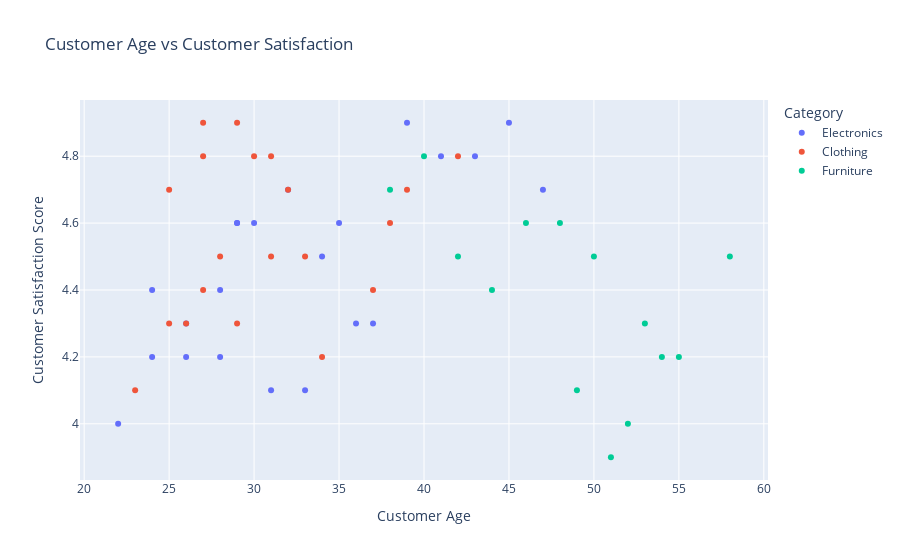

Notebook code for this chart:
### Markdown cell above
### Scatter Plot

### Code cell
fig = px.scatter(
    df,
    x='Customer_Age',
    y='Customer_Satisfaction',
    title='Customer Age vs Customer Satisfaction',
    labels={'Customer_Age': 'Customer Age', 'Customer_Satisfaction': 'Customer Satisfaction Score'},
    color='Category',  ## will colour points based on category
    hover_data=['Product']  ## defines additional info on hover
)

fig.show()

### Figure 1 — Plotly figure (JSON) as saved in the notebook; plotly's stock layout.template omitted (floating-point values rounded to 4 significant figures)
{"data": [{"customdata": [["Laptop"], ["Phone"], ["Tablet"], ["Headphones"], ["Laptop"], ["Phone"], ["Tablet"], ["Headphones"], ["Laptop"], ["Phone"], ["Tablet"], ["Headphones"], ["Laptop"], ["Phone"], ["Tablet"], ["Headphones"], ["Laptop"], ["Phone"], ["Tablet"], ["Headphones"], ["Laptop"], ["Phone"]], "hovertemplate": "Category=Electronics<br>Customer Age=%{x}<br>Customer Satisfaction Score=%{y}<br>Product=%{customdata[0]}<extra></extra>", "legendgroup": "Electronics", "marker": {"color": "#636efa", "symbol": "circle"}, "mode": "markers", "name": "Electronics", "orientation": "v", "showlegend": true, "type": "scatter", "x": [34, 28, 29, 31, 45, 22, 26, 24, 41, 35, 32, 26, 43, 36, 30, 28, 47, 33, 24, 29, 39, 37], "xaxis": "x", "y": [4.5, 4.2, 4.6, 4.1, 4.9, 4.0, 4.3, 4.2, 4.8, 4.6, 4.7, 4.2, 4.8, 4.3, 4.6, 4.4, 4.7, 4.1, 4.4, 4.6, 4.9, 4.3], "yaxis": "y"}, {"customdata": [["Jacket"], ["Shoes"], ["Shirt"], ["Pants"], ["Dress"], ["Jacket"], ["Shoes"], ["Shirt"], ["Pants"], ["Dress"], ["Jacket"], ["Shoes"], ["Shirt"], ["Pants"], ["Dress"], ["Jacket"], ["Shoes"], ["Shirt"], ["Pants"], ["Dress"]], "hovertemplate": "Category=Clothing<br>Customer Age=%{x}<br>Customer Satisfaction Score=%{y}<br>Product=%{customdata[0]}<extra></extra>", "legendgroup": "Clothing", "marker": {"color": "#EF553B", "symbol": "circle"}, "mode": "markers", "name": "Clothing", "orientation": "v", "showlegend": true, "type": "scatter", "x": [42, 25, 27, 33, 30, 39, 28, 23, 29, 27, 37, 31, 25, 34, 29, 38, 27, 26, 32, 31], "xaxis": "x", "y": [4.8, 4.3, 4.4, 4.5, 4.8, 4.7, 4.5, 4.1, 4.3, 4.9, 4.4, 4.5, 4.7, 4.2, 4.9, 4.6, 4.8, 4.3, 4.7, 4.8], "yaxis": "y"}, {"customdata": [["Chair"], ["Desk"], ["Table"], ["Bookshelf"], ["Chair"], ["Desk"], ["Table"], ["Bookshelf"], ["Chair"], ["Desk"], ["Table"], ["Bookshelf"], ["Chair"], ["Desk"]], "hovertemplate": "Category=Furniture<br>Customer Age=%{x}<br>Customer Satisfaction Score=%{y}<br>Product=%{customdata[0]}<extra></extra>", "legendgroup": "Furniture", "marker": {"color": "#00cc96", "symbol": "circle"}, "mode": "markers", "name": "Furniture", "orientation": "v", "showlegend": true, "type": "scatter", "x": [51, 38, 55, 48, 52, 44, 58, 46, 49, 40, 53, 50, 54, 42], "xaxis": "x", "y": [3.9, 4.7, 4.2, 4.6, 4.0, 4.4, 4.5, 4.6, 4.1, 4.8, 4.3, 4.5, 4.2, 4.5], "yaxis": "y"}], "layout": {"legend": {"title": {"text": "Category"}, "tracegroupgap": 0}, "title": {"text": "Customer Age vs Customer Satisfaction"}, "xaxis": {"anchor": "y", "domain": [0, 1], "title": {"text": "Customer Age"}}, "yaxis": {"anchor": "x", "domain": [0, 1], "title": {"text": "Customer Satisfaction Score"}}}}
